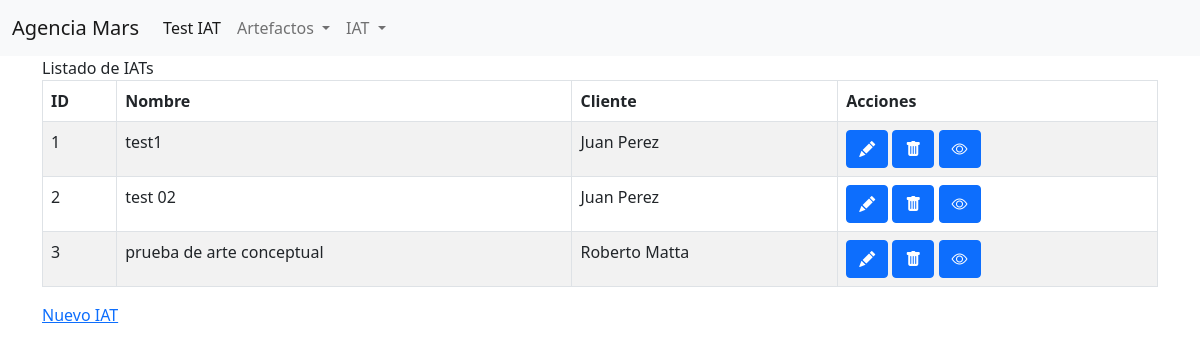
Page /iat/ on the earlier database version.
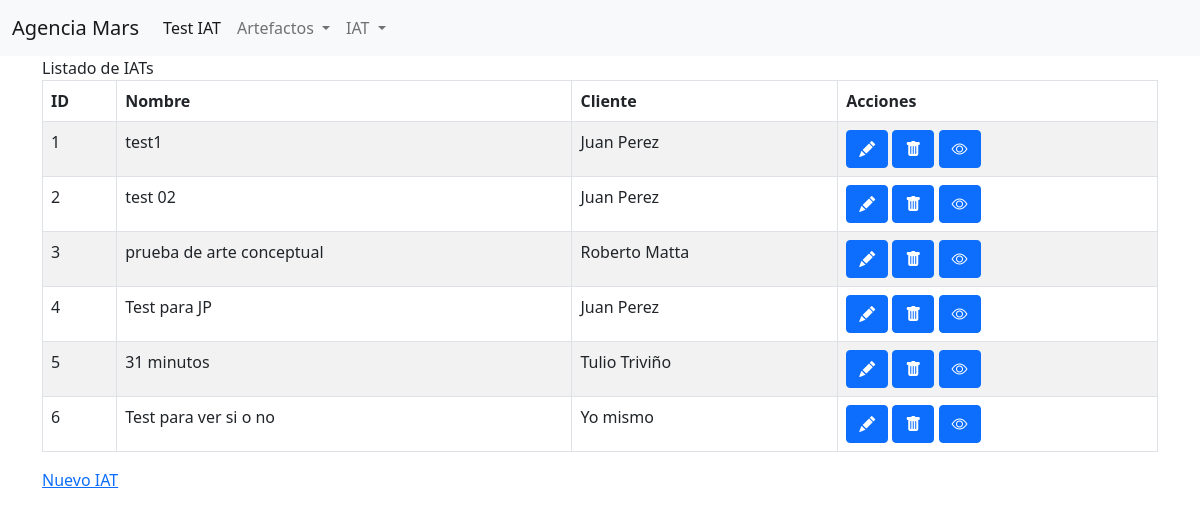
Same page on the later database version.
### test_iat/models.py (models this page shows)
class Test(models.Model):
    nombre = models.CharField(max_length=255)
    cliente = models.ForeignKey(Cliente, related_name="tests", on_delete = models.CASCADE)
    created_at = models.DateTimeField(auto_now_add=True)
    updated_at = models.DateTimeField(auto_now=True)

class Cliente(models.Model):
    nombre =  models.CharField(max_length=255,unique=True)
    created_at = models.DateTimeField(auto_now_add=True)
    updated_at = models.DateTimeField(auto_now=True)

### test_iat/views.py (the view)
# urls.py: path('iat/', views.iat ),
def iat(request):
    iats=Test.objects.all()
    context={
        "iats":iats,
        "accion":'default'
    }
    return render(request, 'iat.html', context)

### test_iat/templates/iat.html (shortened to what this page needs)
{% extends './base.html' %}
{% block content %}
<div class="container">
    {% ifequal accion "default" %}
    <div class="row">
        <div class="col">
            Listado de IATs
        </div>
    </div>
    <div class="row">
        <div class="col">
            <div class="table-responsive">
                <table id="shows" class="table table-striped table-bordered" width="100%" >
                    <thead>
                        <tr>
                            <th>ID</th>
                            <th>Nombre</th>
                            <th>Cliente</th>
                            <th>Acciones</th>
                        </tr>
                    </thead>
                    <tbody>
                    {% for iat in iats %}
                        <tr>
                            <td> {{iat.id}}</td>
                            <td> {{iat.nombre}}</td>
                            <td> {{iat.cliente.nombre}}</td>
                            <td><span data-placement="top" data-toggle="tooltip" title="Editar">
                                    <a href="/iat/{{iat.id}}/edit" class="btn btn-primary btn-xs" data-title="view" data-toogle="modal" data-target="#view">
                                        <i class="bi bi-pencil-fill"></i>
                                    </a>
                                </span>
                                <span data-placement="top" data-toggle="tooltip" title="Delete">
                                    <a href="#" data-href="/cliente/{{iat.id}}/destroy" class="btn btn-primary btn-xs" data-title="view" data-bs-toggle="modal" data-bs-target="#confirm-delete">
                                        <i class="bi bi-trash-fill"></i>
                                    </a>
                                </span>
                                <a href="/iat/{{iat.id}}" data-href="/iat/{{iat.id}}" class="btn btn-primary btn-xs" data-title="view" title="detalles" >
                                    <i class="bi bi-eye"></i>
                                </a>
                            </td>
                        </tr>
                    {% endfor %}
                    </tbody>
                </table>
            </div>
        </div>
    </div>
    <div class="row">
        <div class="col-8">
            <a href="/iat/new">Nuevo IAT</a>
        </div>
    </div>
    {% endifequal %}
</div>
{% endblock %}

### test_iat/templates/base.html (shortened to what this page needs)
<!DOCTYPE html>
<html lang="en">
<head>
    <link href="https://cdn.jsdelivr.net/npm/bootstrap@5.0.2/dist/css/bootstrap.min.css" rel="stylesheet">
    <link href="https://cdn.datatables.net/1.10.25/css/jquery.dataTables.min.css" rel="stylesheet">
    <link rel="stylesheet" href="https://cdn.jsdelivr.net/npm/bootstrap-icons@1.5.0/font/bootstrap-icons.css">
    <link rel="stylesheet" href="https://cdnjs.cloudflare.com/ajax/libs/toastr.js/latest/toastr.css" />
</head>
<body>
    <nav class="navbar navbar-expand-lg navbar-light bg-light">
        <div class="container-fluid">
            <a class="navbar-brand" href="/">Agencia Mars</a>
            <div class="collapse navbar-collapse" id="navbarNavDropdown">
                <ul class="navbar-nav">
                    <li class="nav-item">
                        <a class="nav-link active" aria-current="page" href="/">Test IAT</a>
                    </li>
                    <li class="nav-item dropdown">
                        <a class="nav-link dropdown-toggle" href="#" id="navbarDropdown" role="button" data-bs-toggle="dropdown" aria-expanded="false">
                            Artefactos
                        </a>
                    </li>
                    <li class="nav-item dropdown">
                        <a class="nav-link dropdown-toggle" href="#" id="navbarDropdown" role="button" data-bs-toggle="dropdown" aria-expanded="false">
                            IAT
                        </a>
                    </li>
                </ul>
            </div>
        </div>
    </nav>
    {% block content %}
    {% endblock %}
</body>
</html>

Differences in the rows shown:
added Test: id "4", nombre "Test para JP", cliente.nombre "Juan Perez"
added Test: id "5", nombre "31 minutos", cliente.nombre "Tulio Triviño"
added Test: id "6", nombre "Test para ver si o no", cliente.nombre "Yo mismo"
